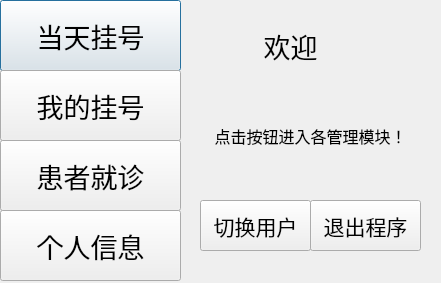
<?xml version="1.0" encoding="UTF-8"?>
<ui version="4.0">
 <class>Dialog</class>
 <widget class="QDialog" name="Dialog">
  <property name="geometry">
   <rect>
    <x>0</x>
    <y>0</y>
    <width>441</width>
    <height>283</height>
   </rect>
  </property>
  <property name="windowTitle">
   <string>Dialog</string>
  </property>
  <widget class="QLabel" name="label_help">
   <property name="geometry">
    <rect>
     <x>180</x>
     <y>110</y>
     <width>261</width>
     <height>51</height>
    </rect>
   </property>
   <property name="font">
    <font>
     <pointsize>12</pointsize>
    </font>
   </property>
   <property name="text">
    <string>点击按钮进入各管理模块！</string>
   </property>
   <property name="alignment">
    <set>Qt::AlignCenter</set>
   </property>
  </widget>
  <widget class="QPushButton" name="pushButton_current_register">
   <property name="geometry">
    <rect>
     <x>0</x>
     <y>0</y>
     <width>181</width>
     <height>71</height>
    </rect>
   </property>
   <property name="font">
    <font>
     <pointsize>20</pointsize>
    </font>
   </property>
   <property name="text">
    <string>当天挂号</string>
   </property>
  </widget>
  <widget class="QPushButton" name="pushButton_user">
   <property name="geometry">
    <rect>
     <x>0</x>
     <y>210</y>
     <width>181</width>
     <height>71</height>
    </rect>
   </property>
   <property name="font">
    <font>
     <pointsize>20</pointsize>
    </font>
   </property>
   <property name="text">
    <string>个人信息</string>
   </property>
  </widget>
  <widget class="QLabel" name="label_welcome">
   <property name="geometry">
    <rect>
     <x>180</x>
     <y>20</y>
     <width>221</width>
     <height>51</height>
    </rect>
   </property>
   <property name="font">
    <font>
     <pointsize>20</pointsize>
    </font>
   </property>
   <property name="text">
    <string>欢迎</string>
   </property>
   <property name="alignment">
    <set>Qt::AlignCenter</set>
   </property>
  </widget>
  <widget class="QPushButton" name="pushButton_diagnosis">
   <property name="geometry">
    <rect>
     <x>0</x>
     <y>140</y>
     <width>181</width>
     <height>71</height>
    </rect>
   </property>
   <property name="font">
    <font>
     <pointsize>20</pointsize>
    </font>
   </property>
   <property name="text">
    <string>患者就诊</string>
   </property>
  </widget>
  <widget class="QPushButton" name="pushButton_my_register">
   <property name="geometry">
    <rect>
     <x>0</x>
     <y>70</y>
     <width>181</width>
     <height>71</height>
    </rect>
   </property>
   <property name="font">
    <font>
     <pointsize>20</pointsize>
    </font>
   </property>
   <property name="text">
    <string>我的挂号</string>
   </property>
  </widget>
  <widget class="QPushButton" name="pushButton_switch">
   <property name="geometry">
    <rect>
     <x>200</x>
     <y>200</y>
     <width>111</width>
     <height>51</height>
    </rect>
   </property>
   <property name="font">
    <font>
     <pointsize>16</pointsize>
    </font>
   </property>
   <property name="text">
    <string>切换用户</string>
   </property>
  </widget>
  <widget class="QPushButton" name="pushButton_exit">
   <property name="geometry">
    <rect>
     <x>310</x>
     <y>200</y>
     <width>111</width>
     <height>51</height>
    </rect>
   </property>
   <property name="font">
    <font>
     <pointsize>16</pointsize>
    </font>
   </property>
   <property name="text">
    <string>退出程序</string>
   </property>
  </widget>
 </widget>
 <resources/>
 <connections/>
</ui>
